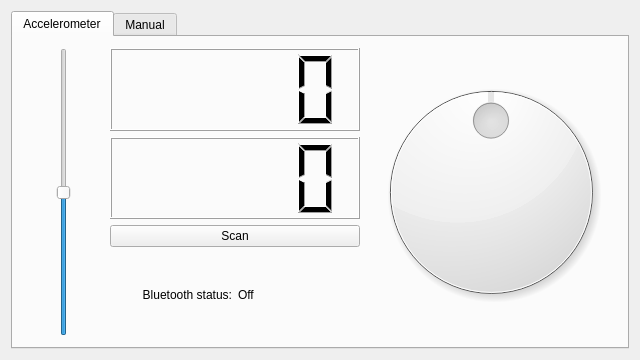
<?xml version="1.0" encoding="UTF-8"?>
<ui version="4.0">
 <class>MainWindow</class>
 <widget class="QMainWindow" name="MainWindow">
  <property name="geometry">
   <rect>
    <x>0</x>
    <y>0</y>
    <width>640</width>
    <height>360</height>
   </rect>
  </property>
  <property name="windowTitle">
   <string>MainWindow</string>
  </property>
  <widget class="QWidget" name="centralWidget">
   <layout class="QHBoxLayout" name="horizontalLayout_2">
    <item>
     <widget class="SignalManager" name="TabWidget">
      <property name="enabled">
       <bool>true</bool>
      </property>
      <property name="sizePolicy">
       <sizepolicy hsizetype="Preferred" vsizetype="Preferred">
        <horstretch>0</horstretch>
        <verstretch>0</verstretch>
       </sizepolicy>
      </property>
      <property name="currentIndex">
       <number>0</number>
      </property>
      <widget class="QWidget" name="TabWidgetWidgetPage1">
       <attribute name="title">
        <string>Accelerometer</string>
       </attribute>
       <layout class="QHBoxLayout" name="horizontalLayout">
        <item>
         <widget class="ReseterSlider" name="VerticalMovementSlider">
          <property name="minimumSize">
           <size>
            <width>80</width>
            <height>0</height>
           </size>
          </property>
          <property name="minimum">
           <number>-100</number>
          </property>
          <property name="maximum">
           <number>100</number>
          </property>
          <property name="orientation">
           <enum>Qt::Vertical</enum>
          </property>
         </widget>
        </item>
        <item>
         <layout class="QVBoxLayout" name="LCDLayout">
          <item>
           <widget class="QLCDNumber" name="AccelerometerPageXLCD"/>
          </item>
          <item>
           <widget class="QLCDNumber" name="AccelerometerPageYLCD"/>
          </item>
          <item>
           <widget class="QPushButton" name="BluetoothScanButton">
            <property name="text">
             <string>Scan</string>
            </property>
           </widget>
          </item>
          <item>
           <layout class="QHBoxLayout" name="horizontalLayout_4">
            <item>
             <widget class="QLabel" name="BluetoothStatusTitleLabel">
              <property name="text">
               <string>Bluetooth status:</string>
              </property>
              <property name="alignment">
               <set>Qt::AlignRight|Qt::AlignTrailing|Qt::AlignVCenter</set>
              </property>
             </widget>
            </item>
            <item>
             <widget class="QLabel" name="BluetoothStatusLabel">
              <property name="text">
               <string>Off</string>
              </property>
              <property name="alignment">
               <set>Qt::AlignLeading|Qt::AlignLeft|Qt::AlignVCenter</set>
              </property>
             </widget>
            </item>
           </layout>
          </item>
         </layout>
        </item>
        <item>
         <widget class="ReseterDial" name="RotationDial">
          <property name="minimum">
           <number>-100</number>
          </property>
          <property name="maximum">
           <number>100</number>
          </property>
         </widget>
        </item>
       </layout>
      </widget>
      <widget class="QWidget" name="TabWidgetWidgetPage2">
       <attribute name="title">
        <string>Manual</string>
       </attribute>
       <layout class="QHBoxLayout" name="horizontalLayout_3">
        <item>
         <layout class="QVBoxLayout" name="UpDownButtonsLayout_2">
          <item>
           <widget class="QPushButton" name="ManualPageUpButton">
            <property name="sizePolicy">
             <sizepolicy hsizetype="Minimum" vsizetype="Preferred">
              <horstretch>0</horstretch>
              <verstretch>0</verstretch>
             </sizepolicy>
            </property>
            <property name="text">
             <string>Up</string>
            </property>
           </widget>
          </item>
          <item>
           <widget class="QPushButton" name="ManualPageDownButton">
            <property name="sizePolicy">
             <sizepolicy hsizetype="Minimum" vsizetype="Preferred">
              <horstretch>0</horstretch>
              <verstretch>0</verstretch>
             </sizepolicy>
            </property>
            <property name="text">
             <string>Down</string>
            </property>
           </widget>
          </item>
         </layout>
        </item>
        <item>
         <layout class="QGridLayout" name="DirectionButtonsLayout">
          <item row="3" column="1">
           <widget class="QPushButton" name="ManualPageBackwardsButton">
            <property name="sizePolicy">
             <sizepolicy hsizetype="Minimum" vsizetype="Preferred">
              <horstretch>0</horstretch>
              <verstretch>0</verstretch>
             </sizepolicy>
            </property>
            <property name="text">
             <string>Backwards</string>
            </property>
           </widget>
          </item>
          <item row="1" column="0">
           <widget class="QPushButton" name="ManualPageLeftButton">
            <property name="sizePolicy">
             <sizepolicy hsizetype="Minimum" vsizetype="Preferred">
              <horstretch>0</horstretch>
              <verstretch>0</verstretch>
             </sizepolicy>
            </property>
            <property name="text">
             <string>Left</string>
            </property>
           </widget>
          </item>
          <item row="0" column="1">
           <widget class="QPushButton" name="ManualPageForwardButton">
            <property name="sizePolicy">
             <sizepolicy hsizetype="Minimum" vsizetype="Preferred">
              <horstretch>0</horstretch>
              <verstretch>0</verstretch>
             </sizepolicy>
            </property>
            <property name="text">
             <string>Forward</string>
            </property>
           </widget>
          </item>
          <item row="1" column="2">
           <widget class="QPushButton" name="ManualPageRightButton">
            <property name="sizePolicy">
             <sizepolicy hsizetype="Minimum" vsizetype="Preferred">
              <horstretch>0</horstretch>
              <verstretch>0</verstretch>
             </sizepolicy>
            </property>
            <property name="text">
             <string>Right</string>
            </property>
           </widget>
          </item>
          <item row="0" column="2">
           <widget class="QPushButton" name="ManualPageClockwiseButton">
            <property name="sizePolicy">
             <sizepolicy hsizetype="Minimum" vsizetype="Preferred">
              <horstretch>0</horstretch>
              <verstretch>0</verstretch>
             </sizepolicy>
            </property>
            <property name="text">
             <string>Clockwise</string>
            </property>
           </widget>
          </item>
          <item row="0" column="0">
           <widget class="QPushButton" name="ManualPageCounterclockwiseButton">
            <property name="sizePolicy">
             <sizepolicy hsizetype="Minimum" vsizetype="Preferred">
              <horstretch>0</horstretch>
              <verstretch>0</verstretch>
             </sizepolicy>
            </property>
            <property name="text">
             <string>Counterclockwise</string>
            </property>
           </widget>
          </item>
         </layout>
        </item>
       </layout>
      </widget>
     </widget>
    </item>
   </layout>
  </widget>
  <widget class="QMenuBar" name="menuBar">
   <property name="geometry">
    <rect>
     <x>0</x>
     <y>0</y>
     <width>640</width>
     <height>21</height>
    </rect>
   </property>
  </widget>
 </widget>
 <layoutdefault spacing="6" margin="11"/>
 <customwidgets>
  <customwidget>
   <class>ReseterDial</class>
   <extends>QDial</extends>
   <header location="global">reseterdial.h</header>
  </customwidget>
  <customwidget>
   <class>ReseterSlider</class>
   <extends>QSlider</extends>
   <header location="global">reseterslider.h</header>
  </customwidget>
  <customwidget>
   <class>SignalManager</class>
   <extends>QTabWidget</extends>
   <header location="global">signalmanager.h</header>
   <container>1</container>
   <slots>
    <signal>xRotationChanged(int)</signal>
    <signal>yRotationChanged(int)</signal>
    <signal>zRotationChanged(int)</signal>
    <signal>bluetoothStatusChanged(QString)</signal>
    <signal>scanEnabled(bool)</signal>
    <slot>rotationDialMoved(int)</slot>
    <slot>verticalMovementSliderMoved(int)</slot>
    <slot>updateReading()</slot>
    <slot>scanForBluetoothDevice()</slot>
   </slots>
  </customwidget>
 </customwidgets>
 <resources/>
 <connections>
  <connection>
   <sender>VerticalMovementSlider</sender>
   <signal>valueChanged(int)</signal>
   <receiver>TabWidget</receiver>
   <slot>verticalMovementSliderMoved(int)</slot>
   <hints>
    <hint type="sourcelabel">
     <x>23</x>
     <y>229</y>
    </hint>
    <hint type="destinationlabel">
     <x>184</x>
     <y>344</y>
    </hint>
   </hints>
  </connection>
  <connection>
   <sender>RotationDial</sender>
   <signal>valueChanged(int)</signal>
   <receiver>TabWidget</receiver>
   <slot>rotationDialMoved(int)</slot>
   <hints>
    <hint type="sourcelabel">
     <x>568</x>
     <y>222</y>
    </hint>
    <hint type="destinationlabel">
     <x>342</x>
     <y>344</y>
    </hint>
   </hints>
  </connection>
  <connection>
   <sender>TabWidget</sender>
   <signal>xRotationChanged(int)</signal>
   <receiver>AccelerometerPageXLCD</receiver>
   <slot>display(int)</slot>
   <hints>
    <hint type="sourcelabel">
     <x>366</x>
     <y>342</y>
    </hint>
    <hint type="destinationlabel">
     <x>357</x>
     <y>139</y>
    </hint>
   </hints>
  </connection>
  <connection>
   <sender>TabWidget</sender>
   <signal>yRotationChanged(int)</signal>
   <receiver>AccelerometerPageYLCD</receiver>
   <slot>display(int)</slot>
   <hints>
    <hint type="sourcelabel">
     <x>430</x>
     <y>346</y>
    </hint>
    <hint type="destinationlabel">
     <x>357</x>
     <y>223</y>
    </hint>
   </hints>
  </connection>
  <connection>
   <sender>TabWidget</sender>
   <signal>bluetoothStatusChanged(QString)</signal>
   <receiver>BluetoothStatusLabel</receiver>
   <slot>setText(QString)</slot>
   <hints>
    <hint type="sourcelabel">
     <x>351</x>
     <y>50</y>
    </hint>
    <hint type="destinationlabel">
     <x>303</x>
     <y>306</y>
    </hint>
   </hints>
  </connection>
  <connection>
   <sender>BluetoothScanButton</sender>
   <signal>clicked()</signal>
   <receiver>TabWidget</receiver>
   <slot>scanForBluetoothDevice()</slot>
   <hints>
    <hint type="sourcelabel">
     <x>229</x>
     <y>241</y>
    </hint>
    <hint type="destinationlabel">
     <x>359</x>
     <y>47</y>
    </hint>
   </hints>
  </connection>
  <connection>
   <sender>TabWidget</sender>
   <signal>scanEnabled(bool)</signal>
   <receiver>BluetoothScanButton</receiver>
   <slot>setEnabled(bool)</slot>
   <hints>
    <hint type="sourcelabel">
     <x>205</x>
     <y>44</y>
    </hint>
    <hint type="destinationlabel">
     <x>209</x>
     <y>241</y>
    </hint>
   </hints>
  </connection>
 </connections>
</ui>
